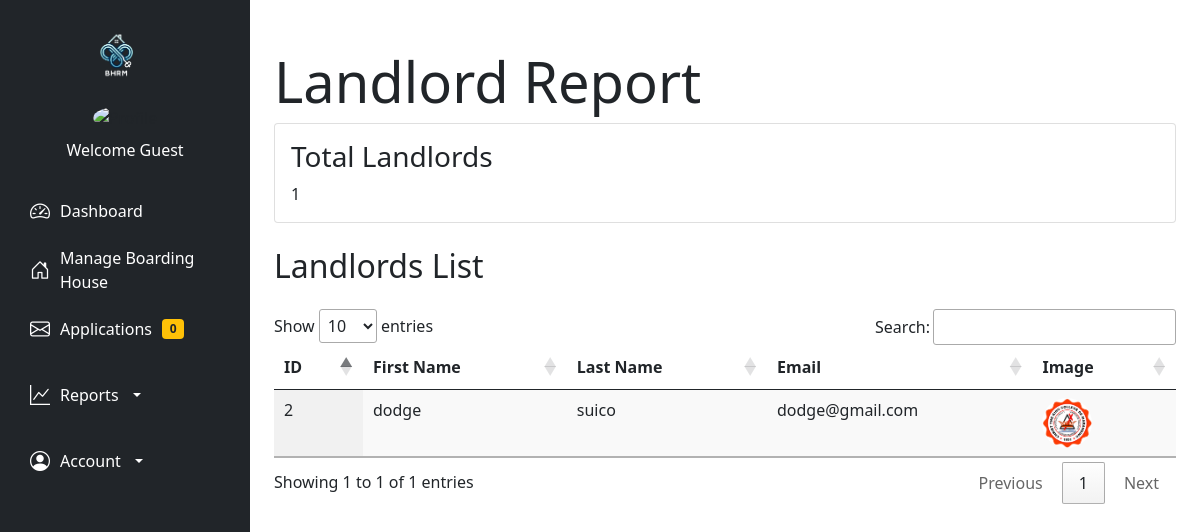
Screenshot of /reportslandlord.php with the database file from the repository.
### tables this page shows
CREATE TABLE `users` (
  `id` int(11) NOT NULL,
  `image` varchar(255) NOT NULL,
  `fname` varchar(50) NOT NULL,
  `lname` varchar(50) NOT NULL,
  `gender` varchar(255) NOT NULL,
  `uname` varchar(50) NOT NULL,
  `pass` varchar(50) NOT NULL,
  `role` varchar(50) NOT NULL,
  `hname` varchar(255) NOT NULL
);

### reportslandlord.php (the view, shortened to what this page needs)
<?php
include('php/connection.php');
$totalLandlordsQuery = "SELECT COUNT(*) AS total_landlords FROM users WHERE role = 'landlord'";
$totalLandlordsResult = mysqli_query($conn, $totalLandlordsQuery);
$totalLandlords = mysqli_fetch_assoc($totalLandlordsResult)['total_landlords'];
$landlordsQuery = "SELECT * FROM users WHERE role = 'landlord'";
$landlordsResult = mysqli_query($conn, $landlordsQuery);
?>
<!DOCTYPE html>
<html lang="en">
<head>
    <link href="https://cdn.jsdelivr.net/npm/bootstrap@5.3.0-alpha1/dist/css/bootstrap.min.css" rel="stylesheet">
    <link href="https://cdn.jsdelivr.net/npm/bootstrap-icons/font/bootstrap-icons.css" rel="stylesheet">
    <link href="https://cdn.datatables.net/1.10.25/css/jquery.dataTables.min.css" rel="stylesheet">
</head>
<body>
    <?php include 'navadmin.php'; ?>
    <div class="container mt-5">
        <h1 class="display-4">Landlord Report</h1>
        <div class="card mb-4">
            <div class="card-body">
                <h3 class="card-title">Total Landlords</h3>
                <p class="card-text">
                    <?php echo $totalLandlords; ?>
                </p>
            </div>
        </div>
        <h2 class="mb-4">Landlords List</h2>
        <table id="landlordTable" class="display table table-striped">
            <thead>
                <tr>
                    <th>ID</th>
                    <th>First Name</th>
                    <th>Last Name</th>
                    <th>Email</th>
                    <th>Image</th>
                </tr>
            </thead>
            <tbody>
                <?php while ($landlord = mysqli_fetch_assoc($landlordsResult)) { ?>
                    <tr>
                        <td><?php echo $landlord['id']; ?></td>
                        <td><?php echo $landlord['fname']; ?></td>
                        <td><?php echo $landlord['lname']; ?></td>
                        <td><?php echo $landlord['uname']; ?></td>
                        <td><img src="/bhrm-main/<?php echo $landlord['image'] ?? 'default.png'; ?>" width="50" height="50" class="rounded-circle" alt="Profile Picture"></td>
                    </tr>
                <?php } ?>
            </tbody>
        </table>
    </div>
</body>
</html>

### navadmin.php (style rules this page uses)
body { margin-left: 250px; transition: margin-left 0.3s ease; }

### rows the page displays
users: id "2", fname "dodge", lname "suico", uname "dodge@gmail.com", image (picture)

### other values shown
$fetch['fname'] "Guest"
$newReservations "0"
$totalLandlords "1"
